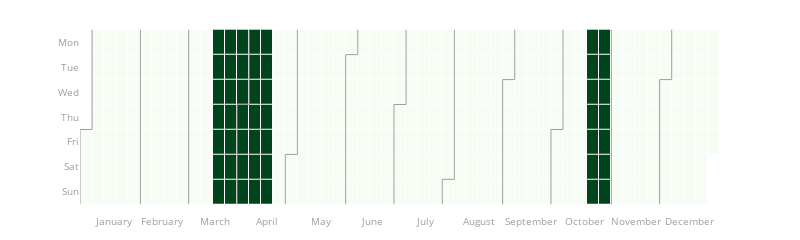

Notebook code cell kept with this figure:
### Code cell
calendar = my_methods.manuring_periods(year, mais_week, rice_week, cereal_week)

### Figure 1 — Plotly figure (JSON) as saved in the notebook; plotly's stock layout.template omitted (floating-point values rounded to 4 significant figures; data arrays with more than 128 entries replaced by an {"elided": "..."} marker saying what was removed)
{"data": [{"colorscale": [[0, "rgb(247,252,245)"], [0.125, "rgb(229,245,224)"], [0.25, "rgb(199,233,192)"], [0.375, "rgb(161,217,155)"], [0.5, "rgb(116,196,118)"], [0.625, "rgb(65,171,93)"], [0.75, "rgb(35,139,69)"], [0.875, "rgb(0,109,44)"], [1, "rgb(0,68,27)"]], "customdata": {"elided": "365x2 str values"}, "hovertemplate": "%{customdata[0]} <br>%{customdata[1]}=%{z} <br>Week=%{x}", "name": "2021", "showscale": false, "type": "heatmap", "x": {"elided": "365 int values"}, "xaxis": "x", "xgap": 1, "y": {"elided": "365 int values"}, "yaxis": "y", "ygap": 1, "z": {"elided": "365 int values"}}, {"hoverinfo": "skip", "line": {"color": "#9e9e9e", "width": 1}, "mode": "lines", "type": "scatter", "x": [-0.5, -0.5], "xaxis": "x", "y": [3.5, 6.5], "yaxis": "y"}, {"hoverinfo": "skip", "line": {"color": "#9e9e9e", "width": 1}, "mode": "lines", "type": "scatter", "x": [-0.5, 0.5], "xaxis": "x", "y": [3.5, 3.5], "yaxis": "y"}, {"hoverinfo": "skip", "line": {"color": "#9e9e9e", "width": 1}, "mode": "lines", "type": "scatter", "x": [0.5, 0.5], "xaxis": "x", "y": [3.5, -0.5], "yaxis": "y"}, {"hoverinfo": "skip", "line": {"color": "#9e9e9e", "width": 1}, "mode": "lines", "type": "scatter", "x": [4.5, 4.5], "xaxis": "x", "y": [-0.5, 6.5], "yaxis": "y"}, {"hoverinfo": "skip", "line": {"color": "#9e9e9e", "width": 1}, "mode": "lines", "type": "scatter", "x": [8.5, 8.5], "xaxis": "x", "y": [-0.5, 6.5], "yaxis": "y"}, {"hoverinfo": "skip", "line": {"color": "#9e9e9e", "width": 1}, "mode": "lines", "type": "scatter", "x": [12.5, 12.5], "xaxis": "x", "y": [2.5, 6.5], "yaxis": "y"}, {"hoverinfo": "skip", "line": {"color": "#9e9e9e", "width": 1}, "mode": "lines", "type": "scatter", "x": [12.5, 13.5], "xaxis": "x", "y": [2.5, 2.5], "yaxis": "y"}, {"hoverinfo": "skip", "line": {"color": "#9e9e9e", "width": 1}, "mode": "lines", "type": "scatter", "x": [13.5, 13.5], "xaxis": "x", "y": [2.5, -0.5], "yaxis": "y"}, {"hoverinfo": "skip", "line": {"color": "#9e9e9e", "width": 1}, "mode": "lines", "type": "scatter", "x": [16.5, 16.5], "xaxis": "x", "y": [4.5, 6.5], "yaxis": "y"}, {"hoverinfo": "skip", "line": {"color": "#9e9e9e", "width": 1}, "mode": "lines", "type": "scatter", "x": [16.5, 17.5], "xaxis": "x", "y": [4.5, 4.5], "yaxis": "y"}, {"hoverinfo": "skip", "line": {"color": "#9e9e9e", "width": 1}, "mode": "lines", "type": "scatter", "x": [17.5, 17.5], "xaxis": "x", "y": [4.5, -0.5], "yaxis": "y"}, {"hoverinfo": "skip", "line": {"color": "#9e9e9e", "width": 1}, "mode": "lines", "type": "scatter", "x": [21.5, 21.5], "xaxis": "x", "y": [0.5, 6.5], "yaxis": "y"}, {"hoverinfo": "skip", "line": {"color": "#9e9e9e", "width": 1}, "mode": "lines", "type": "scatter", "x": [21.5, 22.5], "xaxis": "x", "y": [0.5, 0.5], "yaxis": "y"}, {"hoverinfo": "skip", "line": {"color": "#9e9e9e", "width": 1}, "mode": "lines", "type": "scatter", "x": [22.5, 22.5], "xaxis": "x", "y": [0.5, -0.5], "yaxis": "y"}, {"hoverinfo": "skip", "line": {"color": "#9e9e9e", "width": 1}, "mode": "lines", "type": "scatter", "x": [25.5, 25.5], "xaxis": "x", "y": [2.5, 6.5], "yaxis": "y"}, {"hoverinfo": "skip", "line": {"color": "#9e9e9e", "width": 1}, "mode": "lines", "type": "scatter", "x": [25.5, 26.5], "xaxis": "x", "y": [2.5, 2.5], "yaxis": "y"}, {"hoverinfo": "skip", "line": {"color": "#9e9e9e", "width": 1}, "mode": "lines", "type": "scatter", "x": [26.5, 26.5], "xaxis": "x", "y": [2.5, -0.5], "yaxis": "y"}, {"hoverinfo": "skip", "line": {"color": "#9e9e9e", "width": 1}, "mode": "lines", "type": "scatter", "x": [29.5, 29.5], "xaxis": "x", "y": [5.5, 6.5], "yaxis": "y"}, {"hoverinfo": "skip", "line": {"color": "#9e9e9e", "width": 1}, "mode": "lines", "type": "scatter", "x": [29.5, 30.5], "xaxis": "x", "y": [5.5, 5.5], "yaxis": "y"}, {"hoverinfo": "skip", "line": {"color": "#9e9e9e", "width": 1}, "mode": "lines", "type": "scatter", "x": [30.5, 30.5], "xaxis": "x", "y": [5.5, -0.5], "yaxis": "y"}, {"hoverinfo": "skip", "line": {"color": "#9e9e9e", "width": 1}, "mode": "lines", "type": "scatter", "x": [34.5, 34.5], "xaxis": "x", "y": [1.5, 6.5], "yaxis": "y"}, {"hoverinfo": "skip", "line": {"color": "#9e9e9e", "width": 1}, "mode": "lines", "type": "scatter", "x": [34.5, 35.5], "xaxis": "x", "y": [1.5, 1.5], "yaxis": "y"}, {"hoverinfo": "skip", "line": {"color": "#9e9e9e", "width": 1}, "mode": "lines", "type": "scatter", "x": [35.5, 35.5], "xaxis": "x", "y": [1.5, -0.5], "yaxis": "y"}, {"hoverinfo": "skip", "line": {"color": "#9e9e9e", "width": 1}, "mode": "lines", "type": "scatter", "x": [38.5, 38.5], "xaxis": "x", "y": [3.5, 6.5], "yaxis": "y"}, {"hoverinfo": "skip", "line": {"color": "#9e9e9e", "width": 1}, "mode": "lines", "type": "scatter", "x": [38.5, 39.5], "xaxis": "x", "y": [3.5, 3.5], "yaxis": "y"}, {"hoverinfo": "skip", "line": {"color": "#9e9e9e", "width": 1}, "mode": "lines", "type": "scatter", "x": [39.5, 39.5], "xaxis": "x", "y": [3.5, -0.5], "yaxis": "y"}, {"hoverinfo": "skip", "line": {"color": "#9e9e9e", "width": 1}, "mode": "lines", "type": "scatter", "x": [43.5, 43.5], "xaxis": "x", "y": [-0.5, 6.5], "yaxis": "y"}, {"hoverinfo": "skip", "line": {"color": "#9e9e9e", "width": 1}, "mode": "lines", "type": "scatter", "x": [47.5, 47.5], "xaxis": "x", "y": [1.5, 6.5], "yaxis": "y"}, {"hoverinfo": "skip", "line": {"color": "#9e9e9e", "width": 1}, "mode": "lines", "type": "scatter", "x": [47.5, 48.5], "xaxis": "x", "y": [1.5, 1.5], "yaxis": "y"}, {"hoverinfo": "skip", "line": {"color": "#9e9e9e", "width": 1}, "mode": "lines", "type": "scatter", "x": [48.5, 48.5], "xaxis": "x", "y": [1.5, -0.5], "yaxis": "y"}], "layout": {"font": {"color": "#9e9e9e", "size": 10}, "height": 150, "margin": {"b": 20, "t": 20}, "plot_bgcolor": "#fff", "showlegend": false, "title": {"text": ""}, "width": 800, "xaxis": {"anchor": "y", "domain": [0, 1], "showgrid": false, "showline": false, "tickmode": "array", "ticktext": ["January", "February", "March", "April", "May", "June", "July", "August", "September", "October", "November", "December"], "tickvals": [2.286, 6.286, 10.71, 15, 19.43, 23.71, 28.14, 32.57, 36.86, 41.29, 45.57, 50], "zeroline": false}, "yaxis": {"anchor": "x", "autorange": "reversed", "domain": [0, 1], "showgrid": false, "showline": false, "tickmode": "array", "ticktext": ["Mon", "Tue", "Wed", "Thu", "Fri", "Sat", "Sun"], "tickvals": [0, 1, 2, 3, 4, 5, 6], "zeroline": false}}}
